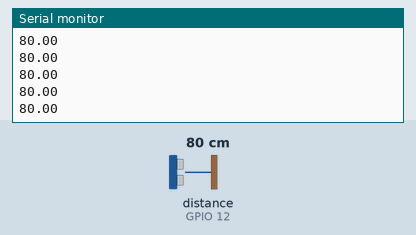
This sketch was run on a simulated ESP8266 (NodeMCU). Parts: the last lines printed to the serial monitor. The test bench sets the inputs (shaded band); at power-on: distance to the obstacle (sensor on GPIO 12) 80 cm. WiFi joins after 1.5 s; servers stay silent unless stated.

Above: at 2.7 s.
2.8 s: distance to the obstacle (sensor on GPIO 12) set to 2 cm
At 3.13 s:
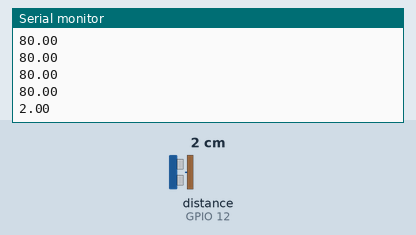
4.3 s: distance to the obstacle (sensor on GPIO 12) set to 4 cm
At 4.34 s:
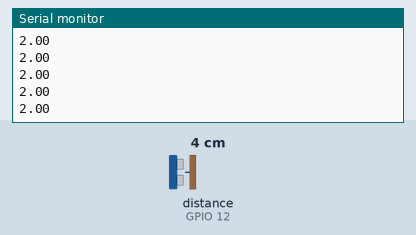
Timing chart, 0 to 7.3 s (numbered marks = the images above; inputs shaded):
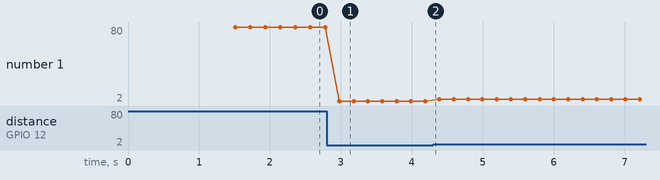

The sketch:

NodeMCU_code_Tank_side.ino
```cpp
// include the ultrasonic sensor library
#include <HCSR04.h>
HCSR04 hc(13, 12); // Initialize Pin D7, D6 for the ultrasonic sensor
// include wifi module library and firebase library
#include <ESP8266WiFi.h>
#include <FirebaseArduino.h>


#define FIREBASE_HOST "tank-level-4ee-default-rtdb.firebaseio.com" // Firebase host
#define FIREBASE_AUTH "y7b7ySKtT40V8FFKpUWzX6Lfpp9xDIQllzPs3H" //Firebase Authentication code
#define WIFI_SSID "wifi_name" //Enter your wifi Name
#define WIFI_PASSWORD "wifi_password" // Enter your password

int distance; // distance measured by ultrasonic sensor
int percent; // percentage of water in the tank

void setup()
{
  Serial.begin(9600);
  // connect to wifi.
  WiFi.begin(WIFI_SSID, WIFI_PASSWORD);
  Serial.print("connecting");
  while (WiFi.status() != WL_CONNECTED)
  {
    Serial.print(".");
    delay(500);
  }
  Serial.println();
  Serial.print("connected: ");
  Serial.println(WiFi.localIP());

  Firebase.begin(FIREBASE_HOST, FIREBASE_AUTH);
}

void loop()
{
  distance = hc.dist();
  Serial.println(hc.dist()); // Print in centimeters; the value from the sensor
  percent = 100-(100*(distance/217)); // calculate the percentage of water in the tank based on the tank height. 217 is the tank height here.
  Firebase.setInt("Percent", percent); // upload water level in the firebase database every 50 ms
  delay(50);
}
```

Measured:
- after the input at 2.8 s, the serial monitor: prints a new line after 0.18 s (image 1)
- plotted number 1: 80 → 2 after the input at 2.8 s, 2 → 4 after the input at 4.3 s
